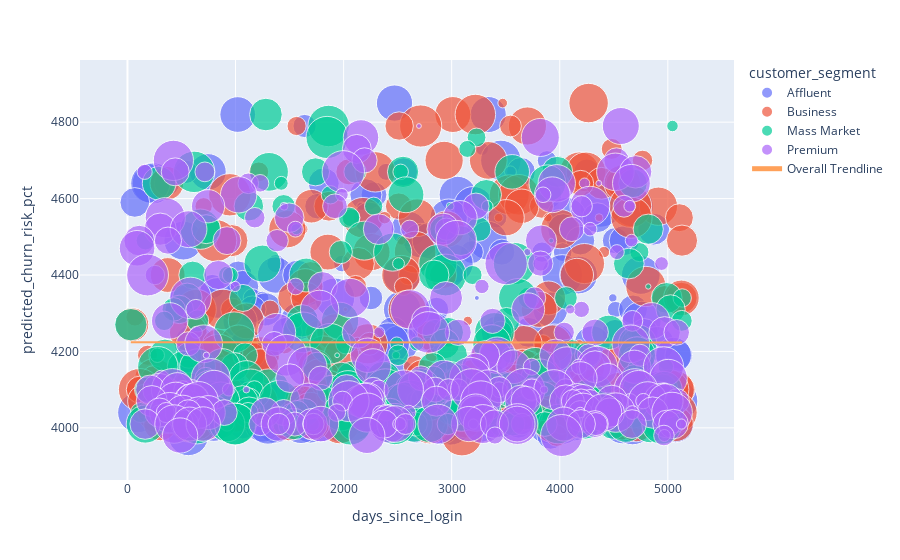

Notebook cell for this chart:
### Markdown cell above
### Churn Feature Importance Scatter

### Code cell
churn_feature_importance_scatter_query = "SELECT * FROM gold.analytics_customer_churn_prediction ORDER BY predicted_churn_risk_pct DESC LIMIT 1000"
churn_feature_importance_scatter_df = fetch_data(churn_feature_importance_scatter_query)

fig = px.scatter(
    churn_feature_importance_scatter_df,
    x='days_since_login',
    y='predicted_churn_risk_pct',
    size='clv_at_risk',
    color='customer_segment',
    hover_data={
        'transaction_count_90d': ':,',
        'active_account_count': ':,',
        'unresolved_issues': ':,',
        'clv_at_risk': ':$,.2f'
    },
    title='Churn Risk Drivers: Days Since Last Login vs Predicted Risk (Top 1000 Customers)',
    labels={
        'days_since_login': 'Days Since Last Login',
        'predicted_churn_risk_pct': 'Predicted Churn Risk (%)',
        'customer_segment': 'Customer Segment'
    },
    color_discrete_sequence=px.colors.qualitative.Plotly,
    size_max=30
)

# Layout improvements
fig.update_layout(
    height=650,
    width=900,
    title={
        'text': 'Churn Risk Drivers: Days Since Last Login vs Predicted Risk (Top 1000 Customers)',
        'x': 0.5,
        'xanchor': 'center'
    },
    xaxis=dict(
        title='Days Since Last Login',
        showgrid=True,
        gridcolor='lightgrey'
    ),
    yaxis=dict(
        title='Predicted Churn Risk (%)',
        showgrid=True,
        gridcolor='lightgrey'
    ),
    legend_title_text='Customer Segment',
    plot_bgcolor='white',
    paper_bgcolor='white',
    font=dict(size=12, family='Arial')
)

# Add trendline for visual reference (optional)
fig = px.scatter(
    churn_feature_importance_scatter_df,
    x='days_since_login',
    y='predicted_churn_risk_pct',
    color='customer_segment',
    size='clv_at_risk',
    trendline='ols',  # Adds linear regression trendline
    trendline_scope='overall',
    hover_data={
        'transaction_count_90d': ':,',
        'active_account_count': ':,',
        'unresolved_issues': ':,',
        'clv_at_risk': ':$,.2f'
    },
    size_max=30
)

fig.show()

### Figure 1 — Plotly figure (JSON) as saved in the notebook; plotly's stock layout.template omitted (floating-point values rounded to 4 significant figures; data arrays with more than 128 entries replaced by an {"elided": "..."} marker saying what was removed)
{"data": [{"customdata": {"elided": "242x4 float values"}, "hovertemplate": "customer_segment=Affluent<br>days_since_login=%{x}<br>predicted_churn_risk_pct=%{y}<br>clv_at_risk=%{customdata[3]:$,.2f}<br>transaction_count_90d=%{customdata[0]:,}<br>active_account_count=%{customdata[1]:,}<br>unresolved_issues=%{customdata[2]:,}<extra></extra>", "legendgroup": "Affluent", "marker": {"color": "#636efa", "size": {"elided": "242 float values"}, "sizemode": "area", "sizeref": 111.0, "symbol": "circle"}, "mode": "markers", "name": "Affluent", "orientation": "v", "showlegend": true, "type": "scatter", "x": {"elided": "242 float values"}, "xaxis": "x", "y": {"elided": "242 float values"}, "yaxis": "y"}, {"customdata": {"elided": "252x4 float values"}, "hovertemplate": "customer_segment=Business<br>days_since_login=%{x}<br>predicted_churn_risk_pct=%{y}<br>clv_at_risk=%{customdata[3]:$,.2f}<br>transaction_count_90d=%{customdata[0]:,}<br>active_account_count=%{customdata[1]:,}<br>unresolved_issues=%{customdata[2]:,}<extra></extra>", "legendgroup": "Business", "marker": {"color": "#EF553B", "size": {"elided": "252 float values"}, "sizemode": "area", "sizeref": 111.0, "symbol": "circle"}, "mode": "markers", "name": "Business", "orientation": "v", "showlegend": true, "type": "scatter", "x": {"elided": "252 float values"}, "xaxis": "x", "y": {"elided": "252 float values"}, "yaxis": "y"}, {"customdata": {"elided": "250x4 float values"}, "hovertemplate": "customer_segment=Mass Market<br>days_since_login=%{x}<br>predicted_churn_risk_pct=%{y}<br>clv_at_risk=%{customdata[3]:$,.2f}<br>transaction_count_90d=%{customdata[0]:,}<br>active_account_count=%{customdata[1]:,}<br>unresolved_issues=%{customdata[2]:,}<extra></extra>", "legendgroup": "Mass Market", "marker": {"color": "#00cc96", "size": {"elided": "250 float values"}, "sizemode": "area", "sizeref": 111.0, "symbol": "circle"}, "mode": "markers", "name": "Mass Market", "orientation": "v", "showlegend": true, "type": "scatter", "x": {"elided": "250 float values"}, "xaxis": "x", "y": {"elided": "250 float values"}, "yaxis": "y"}, {"customdata": {"elided": "256x4 float values"}, "hovertemplate": "customer_segment=Premium<br>days_since_login=%{x}<br>predicted_churn_risk_pct=%{y}<br>clv_at_risk=%{customdata[3]:$,.2f}<br>transaction_count_90d=%{customdata[0]:,}<br>active_account_count=%{customdata[1]:,}<br>unresolved_issues=%{customdata[2]:,}<extra></extra>", "legendgroup": "Premium", "marker": {"color": "#ab63fa", "size": {"elided": "256 float values"}, "sizemode": "area", "sizeref": 111.0, "symbol": "circle"}, "mode": "markers", "name": "Premium", "orientation": "v", "showlegend": true, "type": "scatter", "x": {"elided": "256 float values"}, "xaxis": "x", "y": {"elided": "256 float values"}, "yaxis": "y"}, {"hovertemplate": "<b>OLS trendline</b><br>predicted_churn_risk_pct = -0.000121017 * days_since_login + 4224.07<br>R<sup>2</sup>=0.000001<br><br>days_since_login=%{x}<br>predicted_churn_risk_pct=%{y} <b>(trend)</b><extra></extra>", "legendgroup": "Overall Trendline", "line": {"color": "#FFA15A"}, "mode": "lines", "name": "Overall Trendline", "showlegend": true, "type": "scatter", "x": {"elided": "984 float values"}, "xaxis": "x", "y": {"elided": "984 float values"}, "yaxis": "y"}], "layout": {"legend": {"itemsizing": "constant", "title": {"text": "customer_segment"}, "tracegroupgap": 0}, "margin": {"t": 60}, "xaxis": {"anchor": "y", "domain": [0, 1], "title": {"text": "days_since_login"}}, "yaxis": {"anchor": "x", "domain": [0, 1], "title": {"text": "predicted_churn_risk_pct"}}}}
